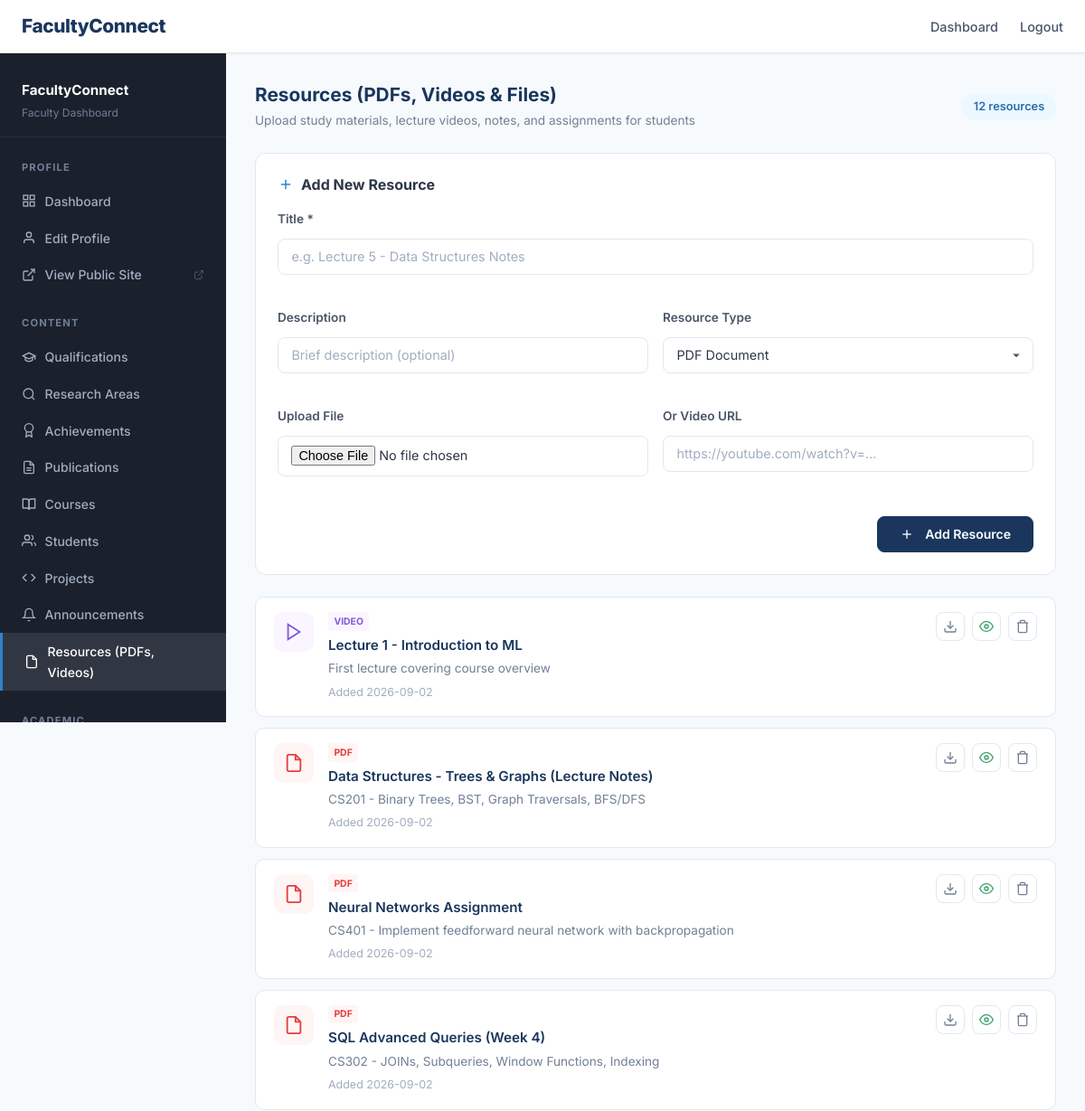
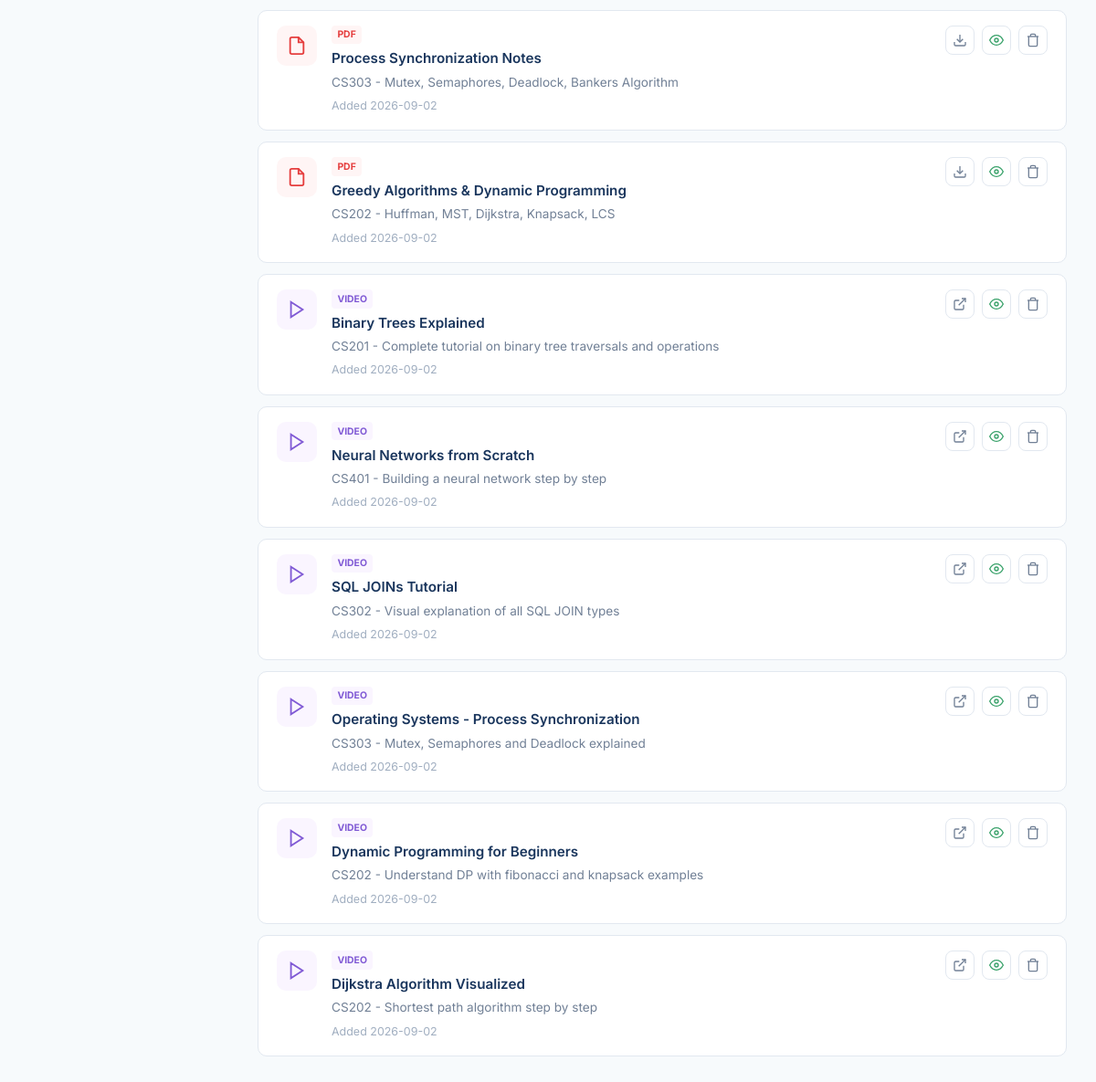
The page /dashboard/resources (signed in) on the database its author committed (2 pictures, top to bottom).
### tables this page shows
CREATE TABLE resources (
            id INTEGER PRIMARY KEY AUTOINCREMENT,
            faculty_id INTEGER NOT NULL,
            title TEXT NOT NULL,
            description TEXT DEFAULT '',
            resource_type TEXT DEFAULT 'pdf',
            file_path TEXT NOT NULL,
            url TEXT DEFAULT '',
            is_published INTEGER DEFAULT 1,
            created_at TIMESTAMP DEFAULT CURRENT_TIMESTAMP,
            FOREIGN KEY (faculty_id) REFERENCES faculty(id) ON DELETE CASCADE
        );

### app.py (the view, shortened to what this page needs)
@app.route('/dashboard/resources', methods=['GET', 'POST'])
@fresh_login_required
def manage_resources():
    db = get_db()
    fid = g.faculty['id']
    items = db.execute(
        'SELECT * FROM resources WHERE faculty_id=? ORDER BY created_at DESC', (fid,)
    ).fetchall()
    return render_template('faculty/manage_resources.html', faculty=g.faculty, items=items)

### app.py (called while the page is built, shortened)
@app.template_filter('safe_url')
def safe_url_filter(value):
    if not value:
        return ''
    value = value.strip()
    if value.startswith(('http://', 'https://')):
        return value
    if value.startswith('//'):
        return 'https:' + value
    return 'https://' + value

def get_platform_db():
    try:
        if 'platform_db' not in g:
            g.platform_db = sqlite3.connect(app.config['DATABASE'], timeout=15)
            g.platform_db.row_factory = sqlite3.Row
            g.platform_db.execute('PRAGMA foreign_keys = ON')
            try:
                g.platform_db.execute('PRAGMA journal_mode = WAL')
            except Exception:
                pass
        return g.platform_db
    except RuntimeError:
        db = sqlite3.connect(app.config['DATABASE'], timeout=15)
        db.row_factory = sqlite3.Row
        db.execute('PRAGMA foreign_keys = ON')
        return db

def get_db():
    if 'db' not in g:
        fid = None
        try:
            fid = session.get('faculty_id')
        except RuntimeError:
            pass
        if fid:
            pdb = get_platform_db()
            row = pdb.execute('SELECT is_detached FROM faculty WHERE id = ?', (fid,)).fetchone()
        g.db = sqlite3.connect(app.config['DATABASE'], timeout=15)
        g.db.row_factory = sqlite3.Row
        g.db.execute('PRAGMA foreign_keys = ON')
        try:
            g.db.execute('PRAGMA journal_mode = WAL')
        except Exception:
            pass
        g._using_independent_db = False
    return g.db

def get_faculty_by_id(fid):
    pdb = get_platform_db()
    return pdb.execute('SELECT * FROM faculty WHERE id = ?', (fid,)).fetchone()

def fresh_login_required(f):
    @wraps(f)
    def decorated(*args, **kwargs):
        if 'faculty_id' not in session:
            flash('Please log in.', 'warning')
            return redirect(url_for('login'))
        faculty = get_faculty_by_id(session['faculty_id'])
        if not faculty or not faculty['is_active']:
            session.clear()
            flash('Account not found or deactivated.', 'danger')
            return redirect(url_for('login'))
        g.faculty = faculty
        return f(*args, **kwargs)
    return decorated

### templates/faculty/manage_resources.html (shortened to what this page needs)
<!DOCTYPE html>
<html lang="en">
<head>
    <link rel="stylesheet" href="{{ url_for('static', filename='css/style.css') }}">
</head>
<body>
    <nav class="navbar">
        <div class="container">
            <a href="{{ url_for('faculty_dashboard') }}" class="navbar-brand">FacultyConnect</a>
            <ul class="navbar-nav">
                <li><a href="{{ url_for('faculty_dashboard') }}">Dashboard</a></li>
                <li><a href="{{ url_for('logout') }}">Logout</a></li>
            </ul>
        </div>
    </nav>
    <div class="dashboard-layout">
        {% set active_page = 'resources' %}
        {% include 'faculty/_sidebar.html' %}
        <main class="dashboard-content">
            <div style="display: flex; align-items: center; justify-content: space-between; margin-bottom: 1.5rem;">
                <div>
                    <h2 style="font-size: 1.3rem; font-weight: 700; color: #1a365d; margin: 0;">Resources (PDFs, Videos & Files)</h2>
                    <p style="font-size: 0.85rem; color: #718096; margin: 0.25rem 0 0 0;">Upload study materials, lecture videos, notes, and assignments for students</p>
                </div>
                <span style="background: #ebf8ff; color: #2b6cb0; padding: 0.3rem 0.8rem; border-radius: 20px; font-size: 0.8rem; font-weight: 600;">{{ items|length }} resources</span>
            </div>
            <div style="background: white; border: 1px solid #e2e8f0; border-radius: 12px; padding: 1.5rem; margin-bottom: 1.5rem;">
                <h3 style="font-size: 1rem; font-weight: 700; color: #2d3748; margin: 0 0 1rem 0; display: flex; align-items: center; gap: 0.5rem;">
                    <svg style="width:18px;height:18px;color:#3182ce;" viewBox="0 0 24 24" fill="none" stroke="currentColor" stroke-width="2"><line x1="12" y1="5" x2="12" y2="19"/><line x1="5" y1="12" x2="19" y2="12"/></svg>
                    Add New Resource
                </h3>
                <form method="POST" action="{{ url_for('manage_resources') }}" enctype="multipart/form-data" style="display: grid; grid-template-columns: 1fr 1fr; gap: 1rem;">
                    <div class="form-group" style="grid-column: 1 / -1;">
                        <label style="font-size: 0.85rem; font-weight: 600; color: #4a5568;">Title *</label>
                        <input type="text" name="title" class="form-control" placeholder="e.g. Lecture 5 - Data Structures Notes" required style="margin-top: 0.3rem;">
                    </div>
                    <div class="form-group">
                        <label style="font-size: 0.85rem; font-weight: 600; color: #4a5568;">Description</label>
                        <input type="text" name="description" class="form-control" placeholder="Brief description (optional)" style="margin-top: 0.3rem;">
                    </div>
                    <div class="form-group">
                        <label style="font-size: 0.85rem; font-weight: 600; color: #4a5568;">Resource Type</label>
                        <select name="resource_type" class="form-control" style="margin-top: 0.3rem;">
                            <option value="pdf">PDF Document</option>
                        </select>
                    </div>
                    <div class="form-group">
                        <label style="font-size: 0.85rem; font-weight: 600; color: #4a5568;">Upload File</label>
                        <input type="file" name="file" class="form-control" accept=".pdf,.ppt,.pptx,.doc,.docx,.zip,.txt,.mp4,.webm,.avi,.mov,.mkv,.ipynb,.py,.java,.cpp,.c,.html,.css,.js" style="margin-top: 0.3rem;">
                    </div>
                    <div class="form-group">
                        <label style="font-size: 0.85rem; font-weight: 600; color: #4a5568;">Or Video URL</label>
                        <input type="url" name="url" class="form-control" placeholder="https://youtube.com/watch?v=..." style="margin-top: 0.3rem;">
                    </div>
                    <div style="grid-column: 1 / -1; display: flex; justify-content: flex-end; margin-top: 0.5rem;">
                        <button type="submit" class="btn btn-primary" style="padding: 0.6rem 1.5rem;">
                            <svg style="width:16px;height:16px;margin-right:0.3rem;" viewBox="0 0 24 24" fill="none" stroke="currentColor" stroke-width="2"><line x1="12" y1="5" x2="12" y2="19"/><line x1="5" y1="12" x2="19" y2="12"/></svg>
                            Add Resource
                        </button>
                    </div>
                </form>
            </div>
            {% if items %}
            {% for r in items %}
            <div class="resource-item">
                <div class="resource-icon" style="background: {% if r.resource_type == 'pdf' %}#fff5f5{% elif r.resource_type == 'video' %}#faf5ff{% elif r.resource_type == 'ppt' %}#ebf8ff{% elif r.resource_type == 'doc' %}#f0fff4{% else %}#edf2f7{% endif %};">
                    {% if r.resource_type == 'video' %}
                    <svg style="color:{% if r.resource_type == 'video' %}#805ad5{% endif %};" viewBox="0 0 24 24" fill="none" stroke="currentColor" stroke-width="2"><polygon points="5,3 19,12 5,21 5,3"/></svg>
                    {% else %}
                    <svg style="color:{% if r.resource_type == 'pdf' %}#e53e3e{% elif r.resource_type == 'ppt' %}#3182ce{% elif r.resource_type == 'doc' %}#38a169{% else %}#718096{% endif %};" viewBox="0 0 24 24" fill="none" stroke="currentColor" stroke-width="2"><path d="M14 2H6a2 2 0 00-2 2v16a2 2 0 002 2h12a2 2 0 002-2V8z"/><polyline points="14,2 14,8 20,8"/></svg>
                    {% endif %}
                </div>
                <div style="flex: 1; min-width: 0;">
                    <div style="display: flex; align-items: center; gap: 0.5rem; margin-bottom: 0.2rem;">
                        <span class="type-badge type-{{ r.resource_type }}">{{ r.resource_type }}</span>
                    </div>
                    <div style="font-weight: 600; font-size: 0.95rem; color: #1a365d;">{{ r.title }}</div>
                    {% if r.description %}<div style="font-size: 0.85rem; color: #718096; margin-top: 0.15rem;">{{ r.description }}</div>{% endif %}
                    <div style="font-size: 0.78rem; color: #a0aec0; margin-top: 0.3rem;">Added {{ r.created_at[:10] if r.created_at else '' }}</div>
                </div>
                <div class="resource-actions">
                    {% if r.file_path %}
                    <a href="{{ url_for('download_file', filename='materials/' + r.file_path) }}" title="Download">
                        <svg style="width:16px;height:16px;" viewBox="0 0 24 24" fill="none" stroke="currentColor" stroke-width="2"><path d="M21 15v4a2 2 0 01-2 2H5a2 2 0 01-2-2v-4"/><polyline points="7,10 12,15 17,10"/><line x1="12" y1="15" x2="12" y2="3"/></svg>
                    </a>
                    {% endif %}
                    {% if r.url %}
                    <a href="{{ r.url|safe_url }}" target="_blank" title="Open URL">
                        <svg style="width:16px;height:16px;" viewBox="0 0 24 24" fill="none" stroke="currentColor" stroke-width="2"><path d="M18 13v6a2 2 0 01-2 2H5a2 2 0 01-2-2V8a2 2 0 012-2h6"/><polyline points="15,3 21,3 21,9"/><line x1="10" y1="14" x2="21" y2="3"/></svg>
                    </a>
                    {% endif %}
                    <form method="POST" action="{{ url_for('manage_resources') }}" style="display:inline;">
                        <button type="submit" title="{% if r.is_published %}Hide from students{% else %}Show to students{% endif %}">
                            {% if r.is_published %}
                            <svg style="width:16px;height:16px;color:#38a169;" viewBox="0 0 24 24" fill="none" stroke="currentColor" stroke-width="2"><path d="M1 12s4-8 11-8 11 8 11 8-4 8-11 8-11-8-11-8z"/><circle cx="12" cy="12" r="3"/></svg>
                            {% endif %}
                        </button>
                    </form>
                    <form method="POST" action="{{ url_for('manage_resources') }}" style="display:inline;" onsubmit="return confirm('Delete this resource?');">
                        <button type="submit" class="delete-btn" title="Delete">
                            <svg style="width:16px;height:16px;" viewBox="0 0 24 24" fill="none" stroke="currentColor" stroke-width="2"><polyline points="3,6 5,6 21,6"/><path d="M19 6v14a2 2 0 01-2 2H7a2 2 0 01-2-2V6m3 0V4a2 2 0 012-2h4a2 2 0 012 2v2"/></svg>
                        </button>
                    </form>
                </div>
            </div>
            {% endfor %}
            {% endif %}
        </main>
    </div>
</body>
</html>

### static/css/style.css (style rules this page uses)
:root { --primary: #1a365d; --primary-light: #2b4c7e; --primary-dark: #0f2440; --accent: #2c5282; --accent-light: #3182ce; --accent-hover: #2b6cb0; --success: #276749; --success-light: #38a169; --warning: #975a16; --warning-light: #d69e2e; --danger: #9b2c2c; --danger-light: #e53e3e; --info: #2b6cb0; --info-light: #4299e1; --gray-50: #f7fafc; --gray-100: #edf2f7; --gray-200: #e2e8f0; --gray-300: #cbd5e0; --gray-400: #a0aec0; --gray-500: #718096; --gray-600: #4a5568; --gray-700: #2d3748; --gray-800: #1a202c; --gray-900: #171923; --white: #ffffff; --font-sans: 'Inter', -apple-system, BlinkMacSystemFont, 'Segoe UI', Roboto, sans-serif; --font-serif: 'Merriweather', Georgia, serif; --shadow-sm: 0 1px 2px rgba(0,0,0,0.05); --shadow: 0 1px 3px rgba(0,0,0,0.1), 0 1px 2px rgba(0,0,0,0.06); --shadow-md: 0 4px 6px rgba(0,0,0,0.07), 0 2px 4px rgba(0,0,0,0.06); --shadow-lg: 0 10px 25px rgba(0,0,0,0.1), 0 4px 6px rgba(0,0,0,0.05); --shadow-xl: 0 20px 40px rgba(0,0,0,0.12); --radius: 8px; --radius-lg: 12px; --radius-xl: 16px; --transition: all 0.2s ease; --transition-slow: all 0.3s ease; }
*, *::before, *::after { margin: 0; padding: 0; box-sizing: border-box; }
html { scroll-behavior: smooth; font-size: 16px; -webkit-font-smoothing: antialiased; -moz-osx-font-smoothing: grayscale; }
body { font-family: var(--font-sans); color: var(--gray-700); background: var(--gray-50); line-height: 1.65; min-height: 100vh; }
a { color: var(--accent-light); text-decoration: none; transition: var(--transition); }
h1, h2, h3, h4, h5, h6 { color: var(--gray-800); line-height: 1.3; margin-bottom: 0.5em; font-weight: 700; }
.container { max-width: 1200px; margin: 0 auto; padding: 0 1.5rem; }
.navbar { background: var(--white); border-bottom: 1px solid var(--gray-200); padding: 0.75rem 0; position: sticky; top: 0; z-index: 100; box-shadow: var(--shadow-sm); backdrop-filter: blur(8px); background: rgba(255,255,255,0.95); }
.navbar .container { display: flex; justify-content: space-between; align-items: center; }
.navbar-brand { font-size: 1.3rem; font-weight: 800; color: var(--primary); text-decoration: none; letter-spacing: -0.02em; }
.navbar-nav { display: flex; gap: 1.5rem; list-style: none; align-items: center; }
.navbar-nav a { color: var(--gray-600); font-weight: 500; font-size: 0.9rem; padding: 0.25rem 0; position: relative; }
.navbar-nav a::after { content: ''; position: absolute; bottom: -2px; left: 0; width: 0; height: 2px; background: var(--accent-light); transition: width 0.2s ease; }
.btn { display: inline-flex; align-items: center; gap: 0.5rem; padding: 0.625rem 1.25rem; border: 1px solid transparent; border-radius: var(--radius); font-family: var(--font-sans); font-size: 0.875rem; font-weight: 600; cursor: pointer; transition: var(--transition); text-decoration: none; line-height: 1.4; white-space: nowrap; }
.btn-primary { background: var(--primary); color: var(--white); border-color: var(--primary); }
.form-group { margin-bottom: 1.25rem; }
.form-group label { display: block; margin-bottom: 0.375rem; font-weight: 600; font-size: 0.875rem; color: var(--gray-700); }
.form-control { width: 100%; padding: 0.65rem 0.9rem; border: 1.5px solid var(--gray-200); border-radius: var(--radius); font-family: var(--font-sans); font-size: 0.9rem; color: var(--gray-700); background: var(--white); transition: var(--transition); }
.form-control::placeholder { color: var(--gray-400); }
select.form-control { appearance: none; background-repeat: no-repeat; background-position: right 0.75rem center; padding-right: 2.5rem; }
.dashboard-layout { display: grid; grid-template-columns: 250px 1fr; min-height: calc(100vh - 60px); }
.dashboard-content { padding: 2rem; background: var(--gray-50); min-height: 100%; }

### rows shown on the page
resources: resource_type "VIDEO", title "Lecture 1 - Introduction to ML", description "First lecture covering course overview", created_at "2026-09-02", is_published 1 (drawn)
resources: resource_type "PDF", title "Data Structures - Trees & Graphs (Lecture Notes)", description "CS201 - Binary Trees, BST, Graph Traversals, BFS/DFS", created_at "2026-09-02", is_published 1 (drawn)
resources: resource_type "PDF", title "Neural Networks Assignment", description "CS401 - Implement feedforward neural network with backpropagation", created_at "2026-09-02", is_published 1 (drawn)
resources: resource_type "PDF", title "SQL Advanced Queries (Week 4)", description "CS302 - JOINs, Subqueries, Window Functions, Indexing", created_at "2026-09-02", is_published 1 (drawn)
resources: resource_type "PDF", title "Process Synchronization Notes", description "CS303 - Mutex, Semaphores, Deadlock, Bankers Algorithm", created_at "2026-09-02", is_published 1 (drawn)
resources: resource_type "PDF", title "Greedy Algorithms & Dynamic Programming", description "CS202 - Huffman, MST, Dijkstra, Knapsack, LCS", created_at "2026-09-02", is_published 1 (drawn)
resources: resource_type "VIDEO", title "Binary Trees Explained", description "CS201 - Complete tutorial on binary tree traversals and operations", created_at "2026-09-02", is_published 1 (drawn)
resources: resource_type "VIDEO", title "Neural Networks from Scratch", description "CS401 - Building a neural network step by step", created_at "2026-09-02", is_published 1 (drawn)
resources: resource_type "VIDEO", title "SQL JOINs Tutorial", description "CS302 - Visual explanation of all SQL JOIN types", created_at "2026-09-02", is_published 1 (drawn)
resources: resource_type "VIDEO", title "Operating Systems - Process Synchronization", description "CS303 - Mutex, Semaphores and Deadlock explained", created_at "2026-09-02", is_published 1 (drawn)
resources: resource_type "VIDEO", title "Dynamic Programming for Beginners", description "CS202 - Understand DP with fibonacci and knapsack examples", created_at "2026-09-02", is_published 1 (drawn)
resources: resource_type "VIDEO", title "Dijkstra Algorithm Visualized", description "CS202 - Shortest path algorithm step by step", created_at "2026-09-02", is_published 1 (drawn)

### other values the page prints
{{ items|length }} "12"
